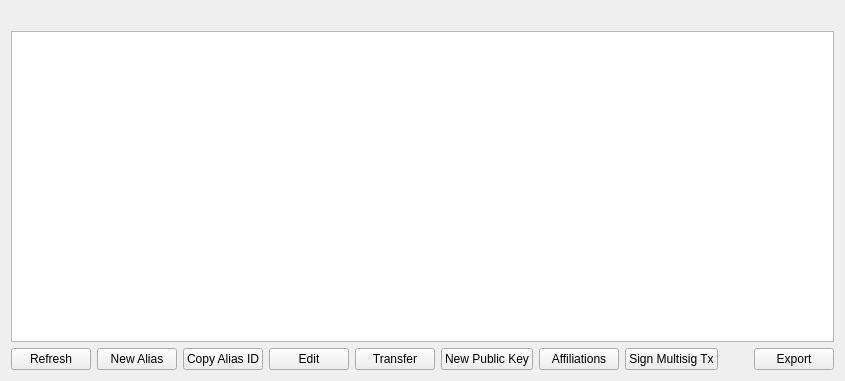
<?xml version="1.0" encoding="UTF-8"?>
<ui version="4.0">
 <class>MyAliasListPage</class>
 <widget class="QWidget" name="MyAliasListPage">
  <property name="geometry">
   <rect>
    <x>0</x>
    <y>0</y>
    <width>845</width>
    <height>381</height>
   </rect>
  </property>
  <property name="windowTitle">
   <string>My Aliases</string>
  </property>
  <layout class="QVBoxLayout" name="verticalLayout">
   <item>
    <widget class="QLabel" name="labelExplanation">
     <property name="textFormat">
      <enum>Qt::PlainText</enum>
     </property>
     <property name="wordWrap">
      <bool>true</bool>
     </property>
    </widget>
   </item>
   <item>
    <widget class="QTableView" name="tableView">
     <property name="contextMenuPolicy">
      <enum>Qt::CustomContextMenu</enum>
     </property>
     <property name="toolTip">
      <string/>
     </property>
     <property name="tabKeyNavigation">
      <bool>false</bool>
     </property>
     <property name="alternatingRowColors">
      <bool>true</bool>
     </property>
     <property name="selectionMode">
      <enum>QAbstractItemView::SingleSelection</enum>
     </property>
     <property name="selectionBehavior">
      <enum>QAbstractItemView::SelectRows</enum>
     </property>
     <property name="sortingEnabled">
      <bool>true</bool>
     </property>
     <attribute name="verticalHeaderVisible">
      <bool>false</bool>
     </attribute>
    </widget>
   </item>
   <item>
    <layout class="QHBoxLayout" name="horizontalLayout">
     <item>
      <widget class="QPushButton" name="refreshButton">
       <property name="maximumSize">
        <size>
         <width>16777215</width>
         <height>48</height>
        </size>
       </property>
       <property name="toolTip">
        <string>Refresh alias list</string>
       </property>
       <property name="text">
        <string>Refresh</string>
       </property>
      </widget>
     </item>
     <item>
      <widget class="QPushButton" name="newAlias">
       <property name="toolTip">
        <string>Create a new alias</string>
       </property>
       <property name="text">
        <string>New Alias</string>
       </property>
      </widget>
     </item>
     <item>
      <widget class="QPushButton" name="copyAlias">
       <property name="toolTip">
        <string>Copy the currently selected alias to the system clipboard</string>
       </property>
       <property name="text">
        <string>Copy Alias ID</string>
       </property>
      </widget>
     </item>
     <item>
      <widget class="QPushButton" name="editButton">
       <property name="toolTip">
        <string>Edit selected alias</string>
       </property>
       <property name="text">
        <string>Edit</string>
       </property>
      </widget>
     </item>
     <item>
      <widget class="QPushButton" name="transferButton">
       <property name="toolTip">
        <string>Transfer selected alias</string>
       </property>
       <property name="text">
        <string>Transfer</string>
       </property>
      </widget>
     </item>
     <item>
      <widget class="QPushButton" name="newPubKey">
       <property name="toolTip">
        <string>Create a new public key used for transferring aliases</string>
       </property>
       <property name="text">
        <string>New Public Key</string>
       </property>
      </widget>
     </item>
     <item>
      <widget class="QPushButton" name="whitelistButton">
       <property name="toolTip">
        <string>Open list of affiliates associated with this alias</string>
       </property>
       <property name="text">
        <string>Affiliations</string>
       </property>
      </widget>
     </item>
     <item>
      <widget class="QPushButton" name="signMultisigButton">
       <property name="text">
        <string>Sign Multisig Tx</string>
       </property>
      </widget>
     </item>
     <item>
      <spacer name="horizontalSpacer">
       <property name="orientation">
        <enum>Qt::Horizontal</enum>
       </property>
       <property name="sizeHint" stdset="0">
        <size>
         <width>40</width>
         <height>20</height>
        </size>
       </property>
      </spacer>
     </item>
     <item>
      <widget class="QPushButton" name="exportButton">
       <property name="toolTip">
        <string>Export the data in the current tab to a file</string>
       </property>
       <property name="text">
        <string>Export</string>
       </property>
      </widget>
     </item>
    </layout>
   </item>
  </layout>
 </widget>
 <resources>
  <include location="../gtacoin.qrc"/>
 </resources>
 <connections/>
</ui>
